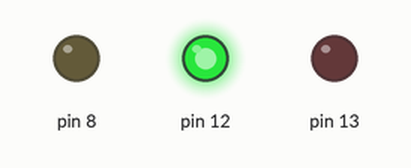
Bench run of a sketch on a simulated Arduino Uno, built with avr-gcc and run on an emulated ATmega328P. Parts: output pins drawn as LEDs (lit = HIGH).

Above: at 2.5 s.
At 5.5 s:
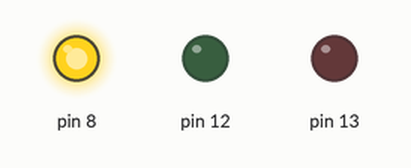
At 8.5 s:
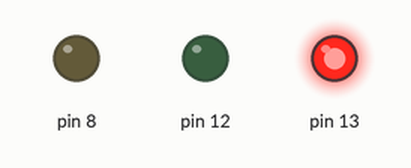
Timing chart, 0 to 14.3 s (numbered marks = the images above):
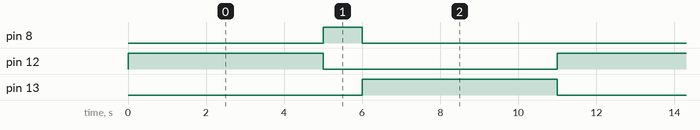

Measured:
- by itself, pin 8: alternates HIGH for 1.0 s and LOW for 10.0 s
- by itself, pin 12, pin 13: alternates HIGH for 5.0 s and LOW for 6.0 s
- by itself, everything shown: repeats every 11.0 s, in 3 steps

The sketch:

sketch.ino
```cpp
void setup() {
  // put your setup code here, to run once:
pinMode(13, OUTPUT);
pinMode(8, OUTPUT);
pinMode(12, OUTPUT);
}

void loop() {
  // put your main code here, to run repeatedly:
digitalWrite(12, HIGH);
digitalWrite(13, LOW);
digitalWrite(8, LOW);
delay(5000);
digitalWrite(12, LOW);
digitalWrite(13, LOW);
digitalWrite(8, HIGH);
delay(1000);
digitalWrite(12, LOW);
digitalWrite(13, HIGH);
digitalWrite(8, LOW);
delay(5000);
}
```
